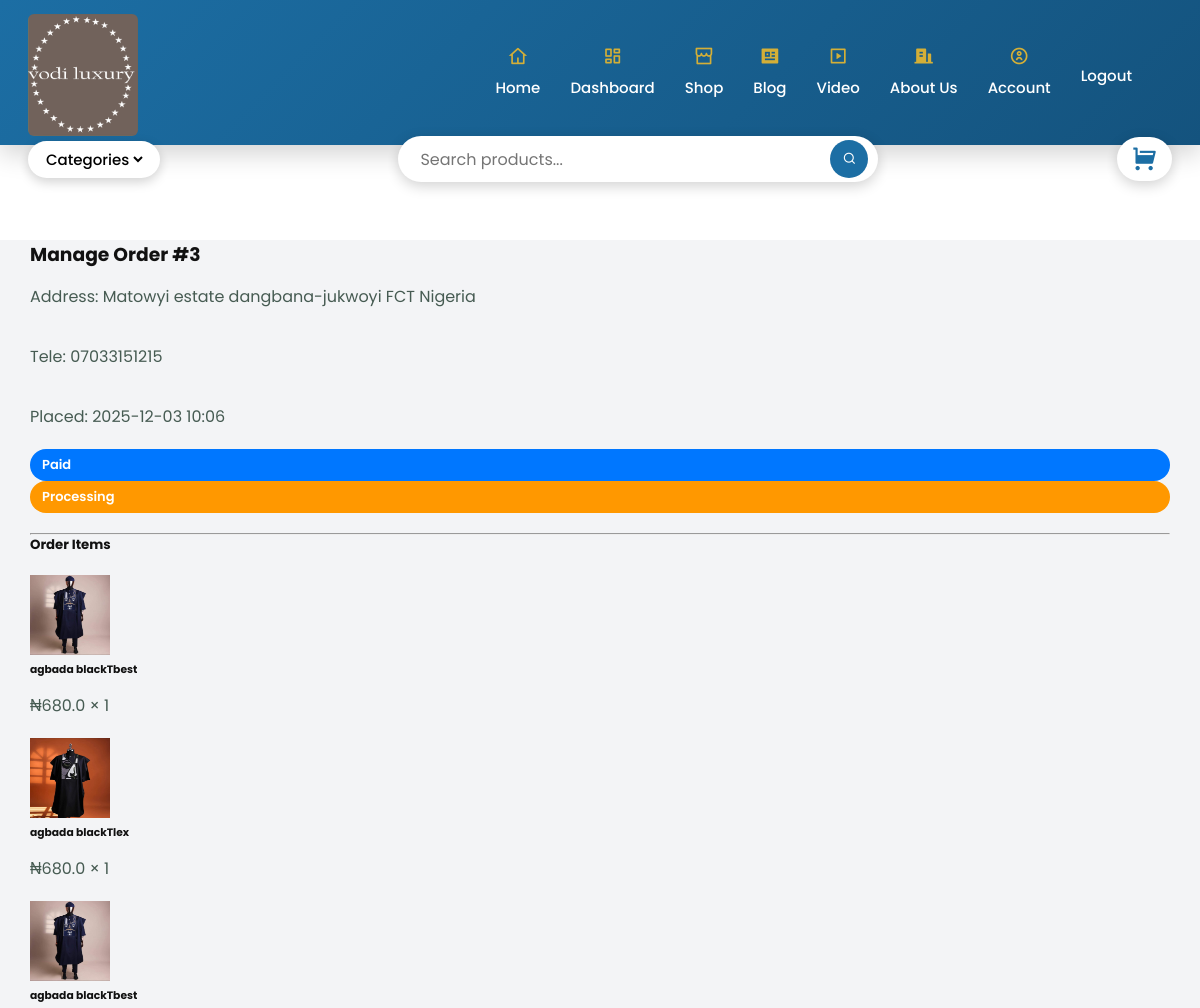
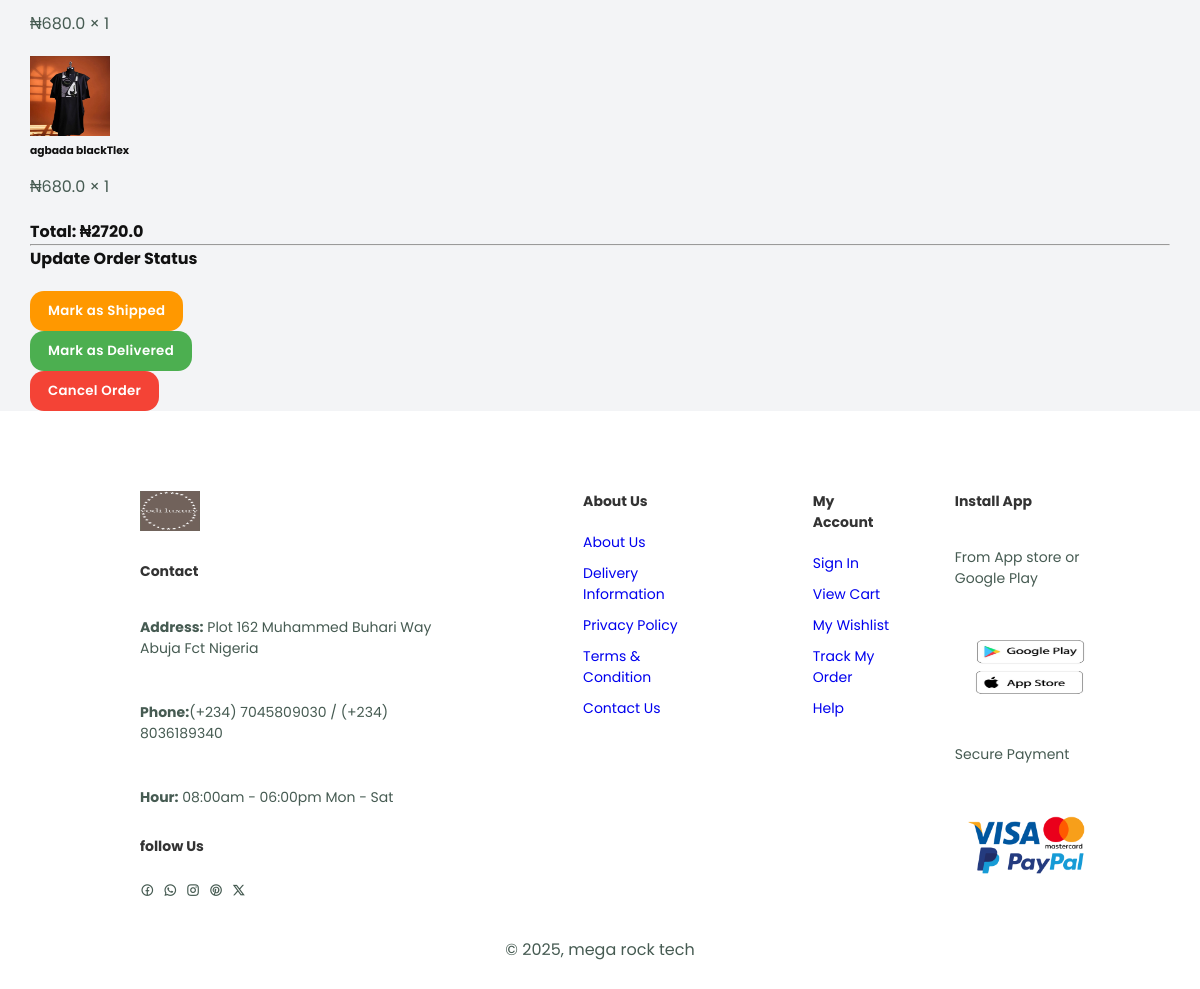
/admin/orders/3 (signed in), run on the app's committed database (2 pictures, top to bottom).
### model.py (models this page shows, shortened)
class Order(db.Model):
    id = db.Column(db.Integer, primary_key=True)
    user_id = db.Column(db.Integer, db.ForeignKey('user.id'))
    total_amount = db.Column(db.Float)
    payment_provider = db.Column(db.String(50))
    payment_reference = db.Column(db.String(255))
    payment_status = db.Column(db.String(50), default='pending')  # pending, paid, failed
    order_status = db.Column(db.String(50), default='processing')  # processing, shipped, delivered, cancelled
    date_created = db.Column(db.DateTime, default=datetime.now)
    items = db.relationship('OrderItem', backref='order', lazy=True)

class User(db.Model, UserMixin):
    id = db.Column(db.Integer, primary_key=True)
    username = db.Column(db.String(250), nullable=False)
    email = db.Column(db.String(250), unique=True)
    password_hash = db.Column(db.String(250), nullable=False)
    phone = db.Column(db.String(20))
    address = db.Column(db.String(255))
    country = db.Column(db.String(25))
    state = db.Column(db.String(25))
    note = db.Column(db.String(255))
    date_joined = db.Column(db.DateTime, default=datetime.now)
    cart_items = db.relationship('Cart', backref=db.backref('user', lazy=True))
    order_items = db.relationship('OrderItem', backref=db.backref('user', lazy=True))
    orders = db.relationship('Order', backref=db.backref('user', lazy=True))
    blogs = db.relationship('BlogPost', backref=db.backref('user', lazy=True))
    videos = db.relationship('Video', backref='user', lazy=True, cascade="all, delete-orphan")
    @property
    def password(self):
        raise AttributeError('password is not a readable attribute')

class OrderItem(db.Model):
    id = db.Column(db.Integer, primary_key=True)
    order_id = db.Column(db.Integer, db.ForeignKey('order.id'))
    title = db.Column(db.String(120))
    price = db.Column(db.Float)
    quantity = db.Column(db.Integer)
    size = db.Column(db.String(50))
    image = db.Column(db.String(255))
    user_link = db.Column(db.Integer, db.ForeignKey('user.id'), nullable=False)

### main.py (the view)
@app.route('/admin/orders/<int:order_id>')
@login_required
@admin_only
def admin_order_detail(order_id):
    order = Order.query.get_or_404(order_id)
    return render_template("admin_order_detail.html", order=order)

### main.py (called while the page is built)
@login_manager.user_loader
def load_user(user_id):
    return db.get_or_404(User, user_id)

def admin_only(f):
    @wraps(f)
    def decorated_function(*args, **kwargs):
        if current_user.id != 1:
            return abort(403)
        return f(*args, **kwargs)
    return decorated_function

@app.context_processor
def utility_processor():
    def whatsapp_link(video):
        full_url = request.url_root[:-1] + url_for('view_video', video_id=video.id)
        text = f"Hello, I like this outfit, can you make it for me?: {video.title} ({full_url})"
        return f"{video.contact_url}?text={text}"
    return dict(whatsapp_link=whatsapp_link)

### templates/admin_order_detail.html
{% block content %}
{% include "header.html" %}
<section id="order-body">
    <div class="container py-4">
        <div class="card shadow-sm">
            <div class="card-body">
                <h3 class="fw-bold">Manage Order #{{ order.id }}</h3>
                <p class="user-address">Address: {{ order.user.address }} {{ order.user.state }}
                {{ order.user.country }}</p>
                <p>Tele: {{ order.user.phone }}</p>
                <p class="text-muted">Placed: {{ order.date_created.strftime('%Y-%m-%d %H:%M') }}</p>
                <div class="mb-3">
                    <span class="badge bg-primary p-2">{{ order.payment_status|capitalize }}</span>
                    <span class="badge bg-warning p-2">{{ order.order_status|capitalize }}</span>
                </div>
                <hr>
                <h5 class="fw-bold mb-3">Order Items</h5>
                {% for item in order.items %}
                <div class="d-flex align-items-center border-bottom py-3">
                    <img src="{{ item.image }}" width="80" height="80" class="rounded me-3">
                    <div>
                        <h6 class="fw-bold mb-1">{{ item.title }}</h6>
                        <p class="mb-0 text-muted">₦{{ item.price }} × {{ item.quantity }}</p>
                    </div>
                </div>
                {% endfor %}
                <div class="mt-3 text-end">
                    <h4 class="fw-bold">Total: ₦{{ order.total_amount }}</h4>
                </div>
                <hr>
                <h4 class="fw-bold mb-3">Update Order Status</h4>
                <form action="{{ url_for('admin_ship_order', order_id=order.id) }}" method="POST" class="mb-2">
                    <button class="btn btn-warning w-100">Mark as Shipped</button>
                </form>
                <form action="{{ url_for('admin_deliver_order', order_id=order.id) }}" method="POST" class="mb-2">
                    <button class="btn btn-success w-100">Mark as Delivered</button>
                </form>
                <form action="{{ url_for('admin_cancel_order', order_id=order.id) }}" method="POST">
                    <button class="btn btn-danger w-100">Cancel Order</button>
                </form>
            </div>
        </div>
    </div>
</section>
{% include "footer.html"%}{% endblock %}

### static/css/style.css (style rules this page uses)
* { margin: 0; padding: 0; box-sizing: border-box; font-family: 'poppins', sans-serif; }
body { width: 100%; color: #333; }
h6 { font_weight: 700px font-size: 12px }
p { font-size: 16px; color: #465b52; padding: 15px 0 20px 0; }
:root { --primary: #1C6EA4; --primary-dark: #14537e; --accent: #d4af37; --white: #ffffff; --soft-shadow: rgba(0, 0, 0, 0.18); }
.mb-3 { margin-bottom: 20px; }
#order-body { background: #f3f4f6; color: #111; margin-top: 240px; padding: 0; }
.container { width: 95%; max-width: 1200px; margin: 40px auto; }
.badge { display: block; padding: 6px 12px; font-size: 13px; border-radius: 50px; font-weight: 600; }
.bg-warning { background: #ff9800; color: #fff; }
.bg-primary { background: #0077ff; color: #fff; }
.btn { display: inline-block; padding: 10px 18px; border-radius: 14px; cursor: pointer; font-weight: 600; letter-spacing: 0.3px; text-decoration: none; border: none; transition: 0.2s ease; }
.btn-success { background: #4caf50; color: white; }
.btn-warning { background: #ff9800; color: white; }
.btn-danger { background: #f44336; color: white; }

### data on the page
Order: id "3", date_created "2025-12-03 10:06", payment_status "Paid", order_status "Processing", total_amount "2720.0"
User: user.address "Matowyi estate dangbana-jukwoyi", user.state "FCT", user.country "Nigeria", user.phone "07033151215"
OrderItem: image (picture), title "agbada blackTbest", price "680.0", quantity "1"
OrderItem: image (picture), title "agbada blackTlex", price "680.0", quantity "1"
OrderItem: image (picture), title "agbada blackTbest", price "680.0", quantity "1"
OrderItem: image (picture), title "agbada blackTlex", price "680.0", quantity "1"
